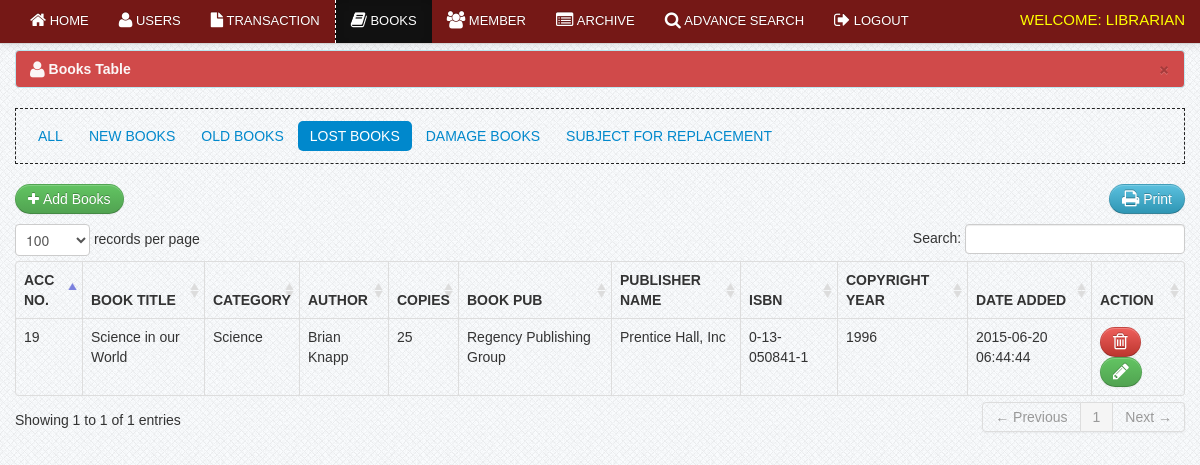
/librarian/lost.php (signed in), run on the app's committed database.
### tables this page shows
CREATE TABLE IF NOT EXISTS `book` (
`book_id` int(11) NOT NULL,
  `book_title` varchar(100) NOT NULL,
  `category_id` int(50) NOT NULL,
  `author` varchar(50) NOT NULL,
  `book_copies` int(11) NOT NULL,
  `book_pub` varchar(100) NOT NULL,
  `publisher_name` varchar(100) NOT NULL,
  `isbn` varchar(50) NOT NULL,
  `copyright_year` int(11) NOT NULL,
  `date_receive` varchar(20) NOT NULL,
  `date_added` datetime NOT NULL,
  `status` varchar(30) NOT NULL
);

CREATE TABLE IF NOT EXISTS `category` (
`category_id` int(11) NOT NULL,
  `classname` varchar(50) DEFAULT NULL
);

### librarian/lost.php (the view, shortened to what this page needs)
<?php include('header.php'); ?>
<?php include('navbar_books.php'); ?>
    <div class="container">
		<div class="margin-top">
			<div class="row">
			<div class="span12">
			   <div class="alert alert-info">
                                    <button type="button" class="close" data-dismiss="alert">&times;</button>
                                    <strong><i class="icon-user icon-large"></i>&nbsp;Books Table</strong>
                                </div>
								    <ul class="nav nav-pills">
										<li><a href="books.php">All</a></li>
										<li><a href="new_books.php">New Books</a></li>
										<li><a href="old_books.php">Old Books</a></li>
										<li  class="active"><a href="lost.php">Lost Books</a></li>
										<li><a href="damage.php">Damage Books</a></li>
										<li><a href="sub_rep.php">Subject for Replacement</a></li>
									</ul>
                            <table cellpadding="0" cellspacing="0" border="0" class="table  table-bordered" id="example">
								<div class="pull-right">
								<a href="" onclick="window.print()" class="btn btn-info"><i class="icon-print icon-large"></i> Print</a>
								</div>
								<p><a href="add_books.php" class="btn btn-success"><i class="icon-plus"></i>&nbsp;Add Books</a></p>
                                <thead>
                                    <tr>
									    <th>Acc No.</th>
                                        <th>Book Title</th>
                                        <th>Category</th>
										<th>Author</th>
										<th class="action">copies</th>
										<th>Book Pub</th>
										<th>Publisher Name</th>
										<th>ISBN</th>
										<th>Copyright Year</th>
										<th>Date Added</th>
										<th class="action">Action</th>
                                    </tr>
                                </thead>
                                <tbody>
                                  <?php  $user_query=mysql_query("select * from book where status = 'lost'")or die(mysql_error());
									while($row=mysql_fetch_array($user_query)){
									$id=$row['book_id'];
									$cat_id=$row['category_id'];
											$cat_query = mysql_query("select * from category where category_id = '$cat_id'")or die(mysql_error());
											$cat_row = mysql_fetch_array($cat_query);
									?>
									<tr class="del<?php echo $id ?>">
                                    <td><?php echo $row['book_id']; ?></td>
                                    <td><?php echo $row['book_title']; ?></td>
									<td><?php echo $cat_row ['classname']; ?> </td>
                                    <td><?php echo $row['author']; ?> </td>
                                    <td class="action"><?php echo $row['book_copies']; ?> </td>
                                     <td><?php echo $row['book_pub']; ?></td>
									 <td><?php echo $row['publisher_name']; ?></td>
									 <td><?php echo $row['isbn']; ?></td>
									 <td><?php echo $row['copyright_year']; ?></td>
									 <td><?php echo $row['date_added']; ?></td>
                                    <td class="action">
                                        <a rel="tooltip"  title="Delete" id="<?php echo $id; ?>" href="#delete_book<?php echo $id; ?>" data-toggle="modal"    class="btn btn-danger"><i class="icon-trash icon-large"></i></a>
										<a  rel="tooltip"  title="Edit" id="e<?php echo $id; ?>" href="edit_book.php<?php echo '?id='.$id; ?>" class="btn btn-success"><i class="icon-pencil icon-large"></i></a>
                                    </td>
                                    </tr>
									<?php  }  ?>
                                </tbody>
                            </table>
			</div>
			</div>
		</div>
    </div>
<?php include('footer.php') ?>

### css/docs.css (style rules this page uses)
body { font-family:'TR Century Gothic',Helvetica,Arial,sans-serif !important; }
.btn { border-radius: 25px !important; }
.alert { text-shadow: none; }
.nav-tabs, .nav-pills { border: 1px dashed #222 !important; padding: 10px; }
th { text-transform:uppercase; }
.nav li a { text-transform:uppercase; }
.margin-top { margin-top:50px; }
body { background: url(../img/grid_noise.png); position: relative; }

### css/print.css (style rules this page uses)
.action { display:none; }
th { text-align:left; }
td { text-align:left; border-top:1px solid; padding:2px; }
.btn { display:none; }
.alert { display:none; }
body { font-family:arial; font-size:13px; }
.nav { display:none; }

### data on the page
book: book_id "19", book_title "Science in our World", category.classname "Science", author "Brian Knapp", book_copies "25", book_pub "Regency Publishing Group", publisher_name "Prentice Hall, Inc", isbn "0-13-050841-1", copyright_year "1996", date_added "2015-06-20 06:44:44"
